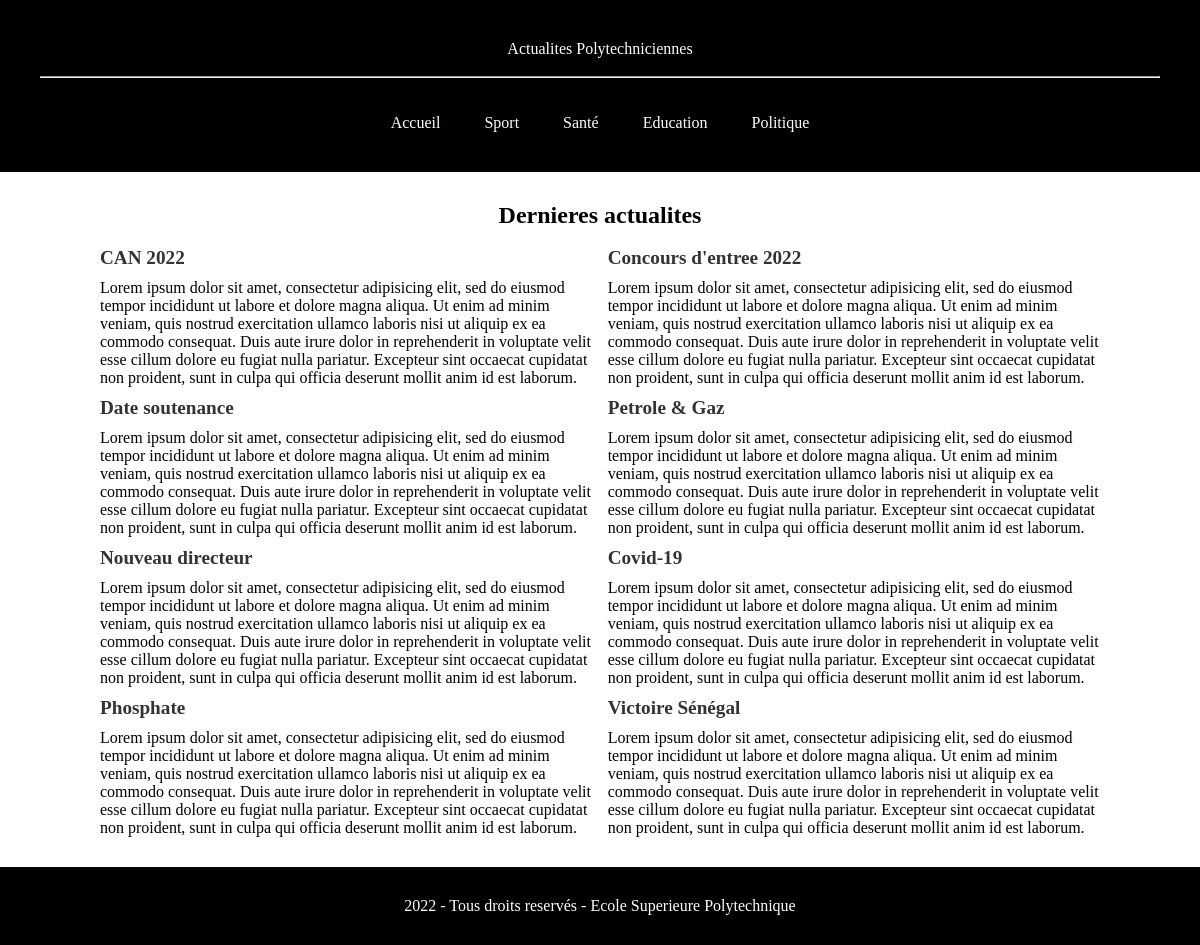
The page / on the database its author committed.
### tables this page shows
CREATE TABLE Article(
	id int primary key auto_increment,
	titre varchar(255),
	contenu text,
	dateCreation datetime DEFAULT NOW(),
	dateModification datetime DEFAULT NOW(),
	categorie int
);

### inclu/connexion.php (called while the page is built, shortened)
<?php
try {
  $pdo = new PDO(
    "mysql:host=" . DB_HOST . ";charset=" . DB_CHARSET . ";dbname=" . DB_NAME,
    DB_USER, DB_PASSWORD, [
      PDO::ATTR_ERRMODE => PDO::ERRMODE_EXCEPTION,
      PDO::ATTR_DEFAULT_FETCH_MODE => PDO::FETCH_NAMED
    ]
  );
} catch (Exception $ex) { exit($ex->getMessage()); }
$stmt = $pdo->prepare("SELECT * FROM `Article`");
$stmt->execute();
$Article = $stmt->fetchAll();

### index.php (the view, shortened to what this page needs)
<html>
    <head>
        <link rel="stylesheet" type="text/css" href="stylesheets/css/style.css">
    </head>
    <body>
        <header>
            <div class="logo">
                    <a href="" title="ESP_News">Actualites Polytechniciennes</a><br><br>
            </div><hr><br><br>
            <div class="conteneur">
                <nav>
                    <a href="index.php">Accueil</a>
                    <a href="sport.php">Sport</a>
                    <a href="sante.php">Santé</a>
                    <a href="education.php">Education</a>
                    <a href="politique.php">Politique</a>
                </nav>
            </div>
        </header>
        <section>
        <h1 style="text-align:center">Dernieres actualites</h1><br>
        <div id="news"><?php
            require "inclu/connexion.php";
            foreach ($Article as $art) { ?>
            <div class="news-wrap" data-id="<?=$art["id"]?>">
                <div class="news-title"><?=$art["titre"]?></div>
                <div class="news-desc"><?=$art["contenu"]?></div>
            </div>
            <?php }
            ?></div>
        </section>
        <footer>
            <div class="conteneur">
                <?php echo date('Y'); ?> - Tous droits reservés - Ecole Superieure Polytechnique
            </div>
        </footer>
    </body>
</html>

### stylesheets/css/style.css (style rules this page uses)
* { margin: 0; }
a { text-decoration: none; color: #000; }
.conteneur { margin: 0 auto; max: 1170px; }
header { background: #000000; padding: 40px; text-align: center; }
header nav { display: inline; justify-content: space-between; }
header a { color: #ffffff; text-decoration: none; padding: 20px; }
section { padding: 30px; min-height: 500px; }
footer { background: #000; color: white; text-align: center; padding: 30px 0; }
#news { max-width: 1000px; margin: 0 auto; display: grid; grid-gap: 10px; grid-template-columns: auto auto; }
#news .news-title { font-weight: bold; font-size: 1.2em; color: #333; }
#news .news-desc { margin-top: 10px; color: black; }

### rows shown on the page
article: titre "CAN 2022", contenu "Lorem ipsum dolor sit amet, consectetur adipisicing elit, sed do eiusmod tempor incididunt ut labore et dolore magna aliqua. Ut enim ad minim veniam, quis nostrud exercitation ullamco laboris nisi ut aliquip ex ea commodo consequat. Duis aute irure dolor in reprehenderit in voluptate velit esse cillum dolore eu fugiat nulla pariatur. Excepteur sint occaecat cupidatat non proident, sunt in culpa qui officia deserunt mollit anim id est laborum."
article: titre "Concours d'entree 2022", contenu "Lorem ipsum dolor sit amet, consectetur adipisicing elit, sed do eiusmod tempor incididunt ut labore et dolore magna aliqua. Ut enim ad minim veniam, quis nostrud exercitation ullamco laboris nisi ut aliquip ex ea commodo consequat. Duis aute irure dolor in reprehenderit in voluptate velit esse cillum dolore eu fugiat nulla pariatur. Excepteur sint occaecat cupidatat non proident, sunt in culpa qui officia deserunt mollit anim id est laborum."
article: titre "Date soutenance", contenu "Lorem ipsum dolor sit amet, consectetur adipisicing elit, sed do eiusmod tempor incididunt ut labore et dolore magna aliqua. Ut enim ad minim veniam, quis nostrud exercitation ullamco laboris nisi ut aliquip ex ea commodo consequat. Duis aute irure dolor in reprehenderit in voluptate velit esse cillum dolore eu fugiat nulla pariatur. Excepteur sint occaecat cupidatat non proident, sunt in culpa qui officia deserunt mollit anim id est laborum."
article: titre "Petrole & Gaz", contenu "Lorem ipsum dolor sit amet, consectetur adipisicing elit, sed do eiusmod tempor incididunt ut labore et dolore magna aliqua. Ut enim ad minim veniam, quis nostrud exercitation ullamco laboris nisi ut aliquip ex ea commodo consequat. Duis aute irure dolor in reprehenderit in voluptate velit esse cillum dolore eu fugiat nulla pariatur. Excepteur sint occaecat cupidatat non proident, sunt in culpa qui officia deserunt mollit anim id est laborum."
article: titre "Nouveau directeur", contenu "Lorem ipsum dolor sit amet, consectetur adipisicing elit, sed do eiusmod tempor incididunt ut labore et dolore magna aliqua. Ut enim ad minim veniam, quis nostrud exercitation ullamco laboris nisi ut aliquip ex ea commodo consequat. Duis aute irure dolor in reprehenderit in voluptate velit esse cillum dolore eu fugiat nulla pariatur. Excepteur sint occaecat cupidatat non proident, sunt in culpa qui officia deserunt mollit anim id est laborum."
article: titre "Covid-19", contenu "Lorem ipsum dolor sit amet, consectetur adipisicing elit, sed do eiusmod tempor incididunt ut labore et dolore magna aliqua. Ut enim ad minim veniam, quis nostrud exercitation ullamco laboris nisi ut aliquip ex ea commodo consequat. Duis aute irure dolor in reprehenderit in voluptate velit esse cillum dolore eu fugiat nulla pariatur. Excepteur sint occaecat cupidatat non proident, sunt in culpa qui officia deserunt mollit anim id est laborum."
article: titre "Phosphate", contenu "Lorem ipsum dolor sit amet, consectetur adipisicing elit, sed do eiusmod tempor incididunt ut labore et dolore magna aliqua. Ut enim ad minim veniam, quis nostrud exercitation ullamco laboris nisi ut aliquip ex ea commodo consequat. Duis aute irure dolor in reprehenderit in voluptate velit esse cillum dolore eu fugiat nulla pariatur. Excepteur sint occaecat cupidatat non proident, sunt in culpa qui officia deserunt mollit anim id est laborum."
article: titre "Victoire Sénégal", contenu "Lorem ipsum dolor sit amet, consectetur adipisicing elit, sed do eiusmod tempor incididunt ut labore et dolore magna aliqua. Ut enim ad minim veniam, quis nostrud exercitation ullamco laboris nisi ut aliquip ex ea commodo consequat. Duis aute irure dolor in reprehenderit in voluptate velit esse cillum dolore eu fugiat nulla pariatur. Excepteur sint occaecat cupidatat non proident, sunt in culpa qui officia deserunt mollit anim id est laborum."
